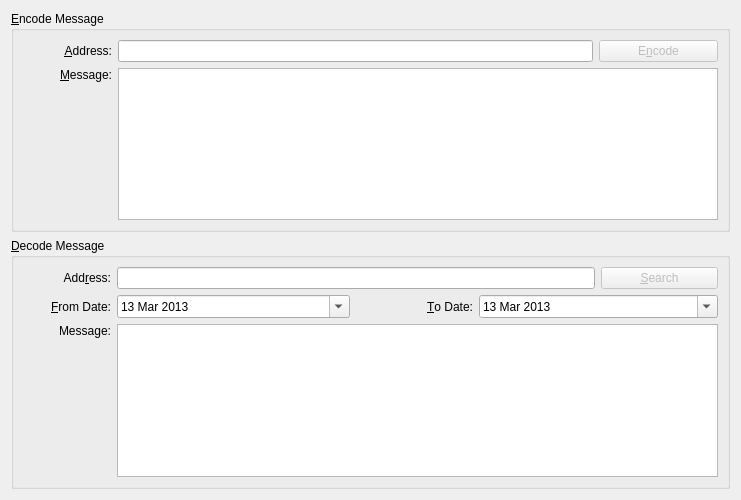
<?xml version="1.0" encoding="UTF-8"?>
<ui version="4.0">
 <class>MessageDialog</class>
 <widget class="QWidget" name="MessageDialog">
  <property name="geometry">
   <rect>
    <x>0</x>
    <y>0</y>
    <width>741</width>
    <height>500</height>
   </rect>
  </property>
  <property name="windowTitle">
   <string>Form</string>
  </property>
  <layout class="QGridLayout" name="gridLayout_5">
   <item row="0" column="0">
    <widget class="QGroupBox" name="encodeMessageBox">
     <property name="title">
      <string>&amp;Encode Message</string>
     </property>
     <layout class="QGridLayout" name="gridLayout_4">
      <item row="0" column="0">
       <layout class="QGridLayout" name="gridLayout_3" columnstretch="3,16,4">
        <item row="1" column="0">
         <widget class="QLabel" name="encodeMessageLabel">
          <property name="text">
           <string>&amp;Message:</string>
          </property>
          <property name="alignment">
           <set>Qt::AlignRight|Qt::AlignTop|Qt::AlignTrailing</set>
          </property>
          <property name="buddy">
           <cstring>encodeMessage</cstring>
          </property>
         </widget>
        </item>
        <item row="0" column="0">
         <widget class="QLabel" name="encodeAddressLabel">
          <property name="text">
           <string>&amp;Address:</string>
          </property>
          <property name="alignment">
           <set>Qt::AlignRight|Qt::AlignTrailing|Qt::AlignVCenter</set>
          </property>
          <property name="buddy">
           <cstring>encodeAddress</cstring>
          </property>
         </widget>
        </item>
        <item row="0" column="1">
         <widget class="QLineEdit" name="encodeAddress"/>
        </item>
        <item row="0" column="2">
         <widget class="QPushButton" name="encodeButton">
          <property name="enabled">
           <bool>false</bool>
          </property>
          <property name="text">
           <string>E&amp;ncode</string>
          </property>
          <property name="autoDefault">
           <bool>true</bool>
          </property>
         </widget>
        </item>
        <item row="1" column="1" colspan="2">
         <widget class="QPlainTextEdit" name="encodeMessage">
          <property name="tabChangesFocus">
           <bool>true</bool>
          </property>
         </widget>
        </item>
       </layout>
      </item>
     </layout>
    </widget>
   </item>
   <item row="1" column="0">
    <widget class="QGroupBox" name="decodeMessageBox">
     <property name="title">
      <string>&amp;Decode Message</string>
     </property>
     <layout class="QGridLayout" name="gridLayout">
      <item row="0" column="0">
       <layout class="QGridLayout" name="gridLayout_2" columnstretch="3,8,4,4,4">
        <item row="1" column="1">
         <widget class="QDateEdit" name="fromDate">
          <property name="minimumDate">
           <date>
            <year>2013</year>
            <month>3</month>
            <day>13</day>
           </date>
          </property>
          <property name="calendarPopup">
           <bool>true</bool>
          </property>
         </widget>
        </item>
        <item row="0" column="0">
         <widget class="QLabel" name="decodeAddressLabel">
          <property name="text">
           <string>Add&amp;ress:</string>
          </property>
          <property name="alignment">
           <set>Qt::AlignRight|Qt::AlignTrailing|Qt::AlignVCenter</set>
          </property>
          <property name="buddy">
           <cstring>decodeAddress</cstring>
          </property>
         </widget>
        </item>
        <item row="2" column="1" colspan="4">
         <widget class="QPlainTextEdit" name="decodeMessage">
          <property name="focusPolicy">
           <enum>Qt::NoFocus</enum>
          </property>
          <property name="readOnly">
           <bool>true</bool>
          </property>
         </widget>
        </item>
        <item row="1" column="0">
         <widget class="QLabel" name="fromDateLabel">
          <property name="text">
           <string>&amp;From Date:</string>
          </property>
          <property name="alignment">
           <set>Qt::AlignRight|Qt::AlignTrailing|Qt::AlignVCenter</set>
          </property>
          <property name="buddy">
           <cstring>fromDate</cstring>
          </property>
         </widget>
        </item>
        <item row="2" column="0">
         <widget class="QLabel" name="decodeMessageLabel">
          <property name="text">
           <string>Message:</string>
          </property>
          <property name="alignment">
           <set>Qt::AlignRight|Qt::AlignTop|Qt::AlignTrailing</set>
          </property>
         </widget>
        </item>
        <item row="1" column="2">
         <widget class="QLabel" name="toDateLabel">
          <property name="text">
           <string>&amp;To Date:</string>
          </property>
          <property name="alignment">
           <set>Qt::AlignRight|Qt::AlignTrailing|Qt::AlignVCenter</set>
          </property>
          <property name="buddy">
           <cstring>toDate</cstring>
          </property>
         </widget>
        </item>
        <item row="0" column="4">
         <widget class="QPushButton" name="searchButton">
          <property name="enabled">
           <bool>false</bool>
          </property>
          <property name="text">
           <string>&amp;Search</string>
          </property>
          <property name="autoDefault">
           <bool>true</bool>
          </property>
         </widget>
        </item>
        <item row="1" column="3" colspan="2">
         <widget class="QDateEdit" name="toDate">
          <property name="minimumDate">
           <date>
            <year>2013</year>
            <month>3</month>
            <day>13</day>
           </date>
          </property>
          <property name="calendarPopup">
           <bool>true</bool>
          </property>
         </widget>
        </item>
        <item row="0" column="1" colspan="3">
         <widget class="QLineEdit" name="decodeAddress"/>
        </item>
       </layout>
      </item>
     </layout>
    </widget>
   </item>
  </layout>
 </widget>
 <tabstops>
  <tabstop>encodeAddress</tabstop>
  <tabstop>encodeMessage</tabstop>
  <tabstop>encodeButton</tabstop>
  <tabstop>decodeAddress</tabstop>
  <tabstop>fromDate</tabstop>
  <tabstop>toDate</tabstop>
  <tabstop>searchButton</tabstop>
 </tabstops>
 <resources/>
 <connections/>
</ui>
